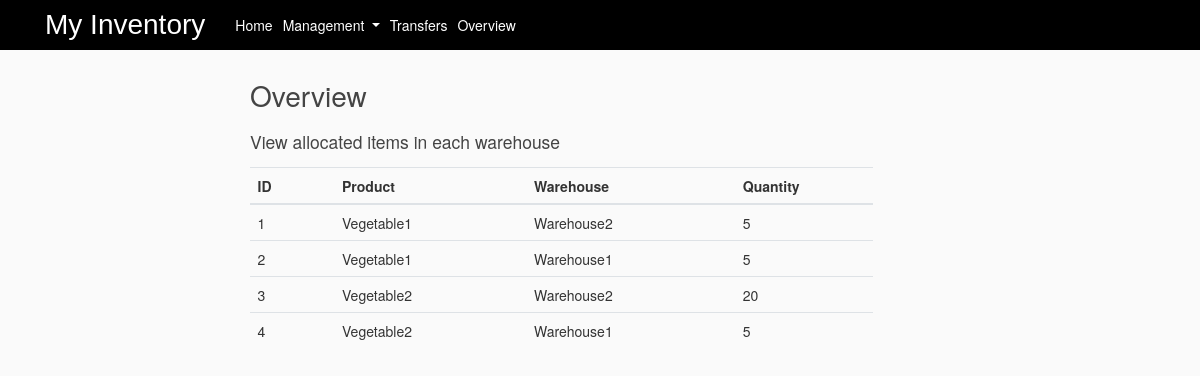
Before: / with the older database file.
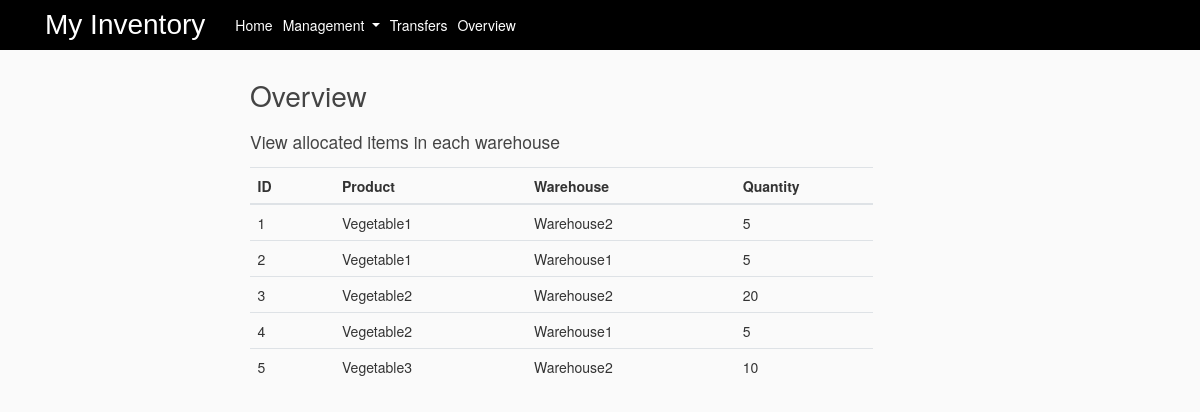
After: the same page with the newer database file.
### myinventory/models.py (models this page shows, shortened)
class Balance(db.Model):
    bid = db.Column(db.Integer, primary_key=True, nullable=False)
    product = db.Column(db.String(20), nullable=False)
    location = db.Column(db.String(20), nullable=False)
    quantity = db.Column(db.Integer, nullable=False)

### myinventory/routes.py (the view)
@app.route("/Overview")
@app.route("/")
def overview():
    balance = Balance.query.all()
    exists = bool(Balance.query.all())
    if exists == False:
        flash(f'Add products,locations and make transfers to view', 'info')
    return render_template('overview.html', balance=balance)

### myinventory/templates/overview.html (shortened to what this page needs)
<!DOCTYPE html>
<html>
  <head>
    <link rel="stylesheet" type="text/css" href="static/bootstrap.min.css">
    <link rel="stylesheet" type="text/css" href="static/bootstrap-glyphicons.css">
    <link rel="stylesheet" type="text/css" href="static/main.css">
  </head>
  <body>
    <header class="site-header">
      <nav class="navbar navbar-expand-md navbar-dark bg-steel fixed-top">
        <div class="container">
          <a class="Main" href="/Overview">My Inventory</a>
          <div class="collapse navbar-collapse" id="navbarToggle">
            <div class="navbar-nav">
                <a class="nav-item nav-link" href="/" style="padding-left: 30px;">Home</a>
                <li class="nav-item dropdown">
                    <a class="nav-link dropdown-toggle " href="#" role="button" data-toggle="dropdown" aria-haspopup="true" aria-expanded="false">
                        Management
                    </a>
                </li>
              <a class="nav-item nav-link" href="/Transfers">Transfers</a>
              <a class="nav-item nav-link" href="/Overview">Overview</a>
            </div>
          </div>
        </div>
      </nav>
</header>
<main role="main" class="container-content">
      <div class="row">
        <div class="col-md-8">
          {% block content %}
          <h1>Overview</h1>
          <div >
            <h3 style="display: inline-block;margin-bottom:15px;"> View allocated items in each warehouse</h3>
          <table class="table table-hover">
          <thead>
           <tr>
             <th>ID</th>
             <th></th>
             <th>Product</th>
             <th></th>
             <th>Warehouse</th>
             <th></th>
             <th>Quantity</th>
           </tr>
          </thead>
          <tbody>
          {%for b in balance%}
           <tr>
             <td>{{b.bid}}</td>
             <td></td>
             <td>{{b.product}}</td>
             <td></td>
             <td>{{b.location}}</td>
             <td></td>
             <td>{{b.quantity}}</td>
           </tr>
          {% endfor %}
          </table>
        </div>
      </div>
          {% endblock %}
       </div>
</main>
  </head>
  </body>
</html>

Changed rows visible on the page:
added Balance: bid "5", product "Vegetable3", location "Warehouse2", quantity "10"
